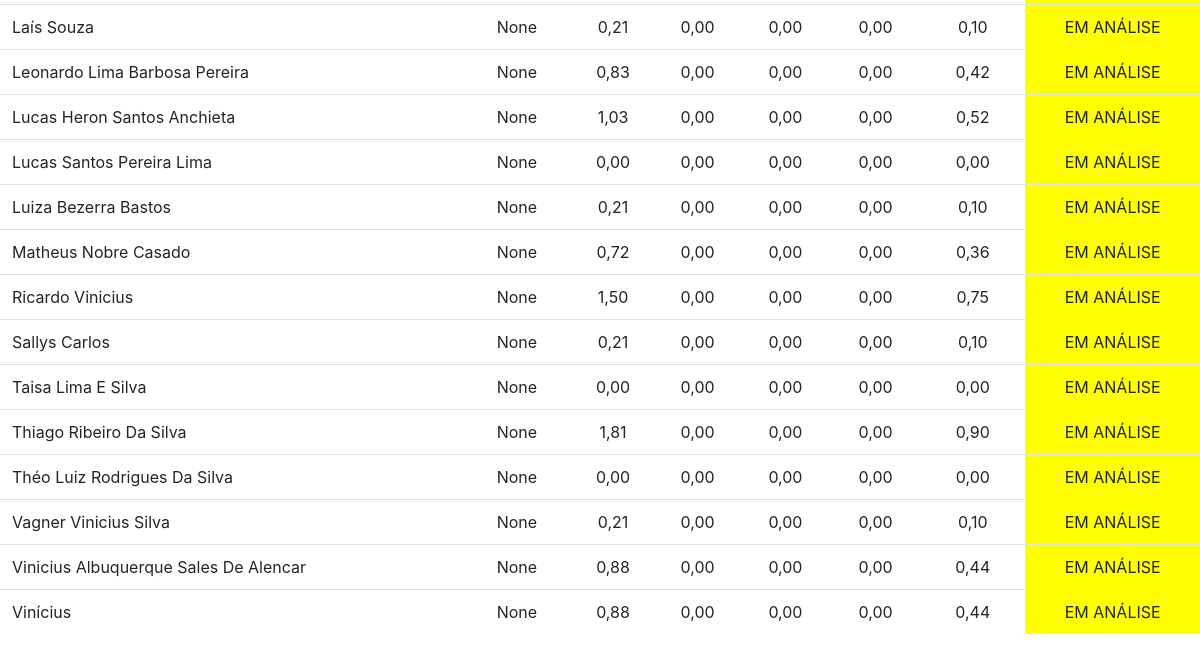
/notas/ (lower part), run on an earlier commit of the app's database.
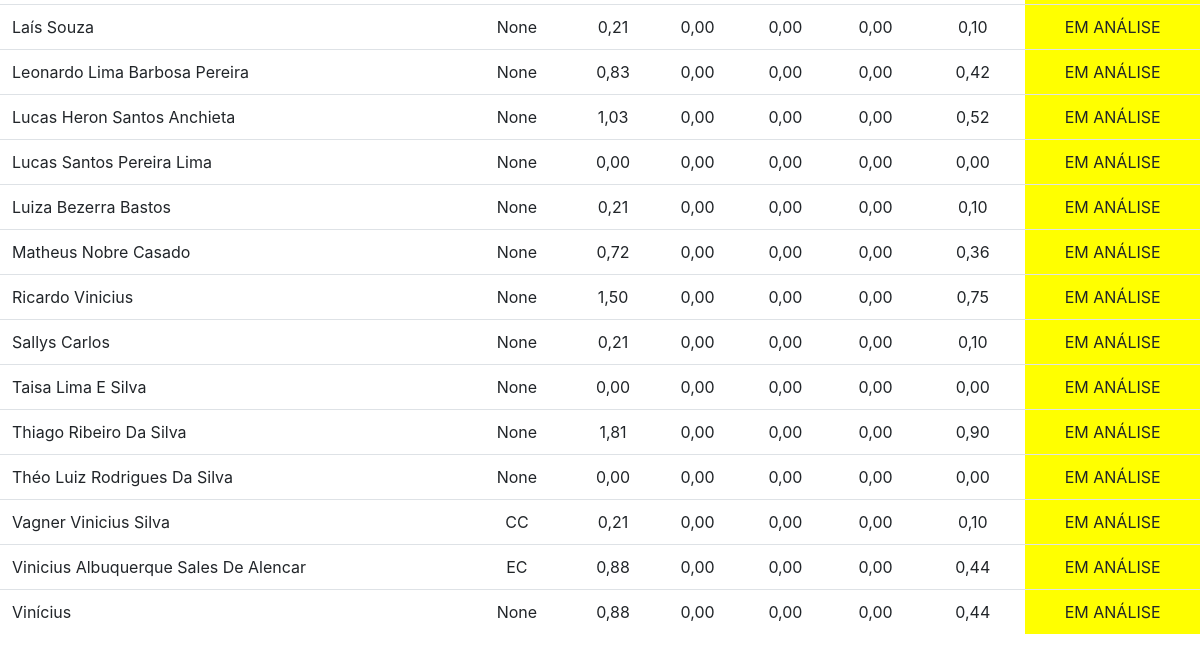
And on a later commit of the database.
### nota/models.py (models this page shows, shortened)
class NotaAluno(models.Model):
    nome = models.CharField(max_length=100)
    turma = models.CharField(null=True, max_length=2)
    ab1 = models.DecimalField(default=0.0, max_digits=4, decimal_places=2)
    ab2 = models.DecimalField(default=0.0, max_digits=4, decimal_places=2)
    reav = models.DecimalField(default=0.0, max_digits=4, decimal_places=2)
    final = models.DecimalField(default=0.0, max_digits=4, decimal_places=2)
    mediaFinal = models.DecimalField(default=0.0, max_digits=4, decimal_places=2)
    situacao = models.CharField(max_length=20, default='EM ANÁLISE')

### nota/views.py (the view)
# urls.py: path('notas/', notasAcumuladas, name='notas'),
def notasAcumuladas(request):
    data = {}
    colunas = ('Nome', 'Turma', 'AB1', 'AB2',
    'Reav', 'Final', 'Média', 'Situação',)
    lista = []
    for i in NotaAluno.objects.all():
        i.nome = i.nome.title()
        lista.append(i)
    alunos_ordenados = sorted(lista, key = lambda x: x.nome)
    data['alunos'] = alunos_ordenados
    data['colunas'] = colunas
    return render(request, 'nota/notas.html', data)

### nota/templates/nota/notas.html (shortened to what this page needs)
{% extends 'nota/index.html' %}
{% block content %}
<table class="table">
    <tbody>
        {%for aluno in alunos%}
        <tr>
            <td>{{aluno.nome}}</td>
            <td class="center">{{aluno.turma}}</td>
            <td class="center">{{aluno.ab1}}</td>
            <td class="center">{{aluno.ab2}}</td>
            <td class="center">{{aluno.reav}}</td>
            <td class="center">{{aluno.final}}</td>
            <td class="center">{{aluno.mediaFinal}}</td>
            {%if aluno.situacao == 'APROVADO' %}
            <td class="center" style="background-color: green;">{{aluno.situacao}}</td>
            {% elif aluno.situacao == 'REPROVADO' %}
            <td class="center" style="background-color: red;">{{aluno.situacao}}</td>
            {% else %}
            <td class="center" style="background-color: yellow;">{{aluno.situacao}}</td>
            {% endif %}
        </tr>
        {% endfor %}
    </tbody>
  </table>
{% endblock %}

### nota/templates/nota/index.html (shortened to what this page needs)
{% load static %}
<html>
    <head>
        <link rel="stylesheet" href="{% static 'css/tabelas.css' %}">
        <link rel="stylesheet" href="https://cdn.jsdelivr.net/npm/bootstrap@4.3.1/dist/css/bootstrap.min.css">
    </head>
    <body>
        {% block content %}
        {% endblock %}
    </body>
</html>

What changed in the data, as far as the page shows it:
changed NotaAluno "Vagner Vinicius Silva": turma "None" → "CC"
changed NotaAluno "Vinicius Albuquerque Sales De Alencar": turma "None" → "EC"
